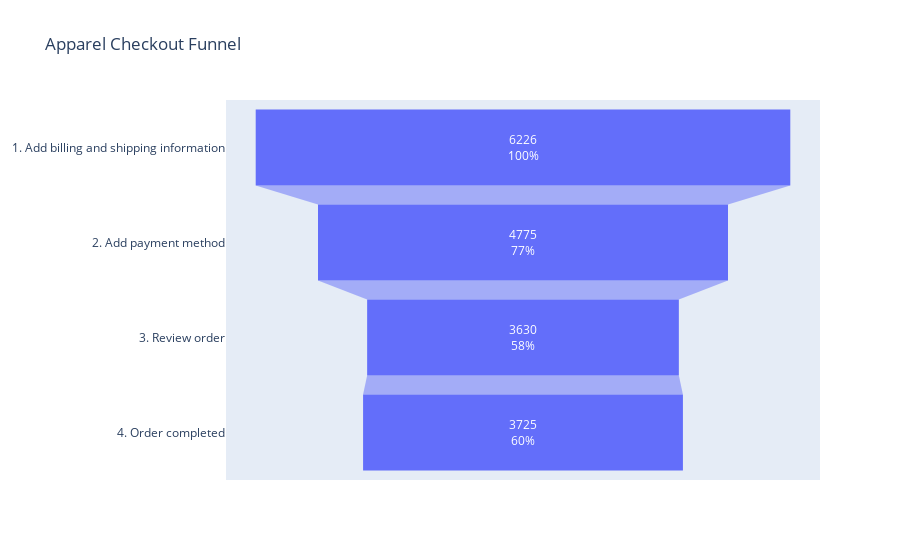

Notebook code for this chart:
### Markdown cell above
#### How did the checkout process of Apparel product category perform?

### Code cell
# How did the checkout process of Apparel product category perform?
query = """
        WITH checkout_process AS (
        SELECT CASE WHEN hits.page.pagepath = '/yourinfo.html' THEN '1. Add billing and shipping information'
                    WHEN hits.page.pagepath = '/payment.html' THEN '2. Add payment method'
                    WHEN hits.page.pagepath = '/revieworder.html' THEN '3. Review order'                 
                    WHEN hits.page.pagepath = '/ordercompleted.html' THEN '4. Order completed'
                END AS action
        , fullvisitorid AS user_id
        FROM `bigquery-public-data.google_analytics_sample.ga_sessions_*`
        , UNNEST(hits) AS hits
        , UNNEST(hits.product) AS product
        WHERE _TABLE_SUFFIX BETWEEN '20170101' AND '20170801'
        AND hits.ecommerceaction.action_type IN ('5','6')
        AND product.v2ProductCategory IN ('Apparel')
        )
        
        SELECT action
        , COUNT(DISTINCT user_id) AS users
        FROM checkout_process
        GROUP BY 1
        ORDER BY 1
        """
result = client.query(query).result().to_dataframe()

fig = go.Figure(go.Funnel(y = result['action'], x = result['users'], textposition = 'inside', textinfo = 'value+percent initial'))
fig.update_layout(title_text = 'Apparel Checkout Funnel')
fig.show()

### Figure 1 — Plotly figure (JSON) as saved in the notebook; plotly's stock layout.template omitted (floating-point values rounded to 4 significant figures)
{"data": [{"textinfo": "value+percent initial", "textposition": "inside", "type": "funnel", "x": [6226, 4775, 3630, 3725], "y": ["1. Add billing and shipping information", "2. Add payment method", "3. Review order", "4. Order completed"]}], "layout": {"title": {"text": "Apparel Checkout Funnel"}}}
